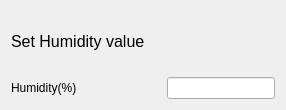
            <widget class="QWidget" name="tab_DHT260_set_humidity">
             <attribute name="title">
              <string>Set humidity</string>
             </attribute>
             <layout class="QFormLayout" name="formLayout_42">
              <item row="0" column="0" colspan="2">
               <widget class="QLabel" name="label_138">
                <property name="minimumSize">
                 <size>
                  <width>0</width>
                  <height>60</height>
                 </size>
                </property>
                <property name="font">
                 <font>
                  <family>Arial</family>
                  <pointsize>12</pointsize>
                  <weight>50</weight>
                  <italic>false</italic>
                  <bold>false</bold>
                 </font>
                </property>
                <property name="styleSheet">
                 <string notr="true">font: 12pt &quot;Arial&quot;;</string>
                </property>
                <property name="text">
                 <string>Set Humidity value</string>
                </property>
               </widget>
              </item>
              <item row="1" column="0">
               <widget class="QLabel" name="label_139">
                <property name="minimumSize">
                 <size>
                  <width>150</width>
                  <height>0</height>
                 </size>
                </property>
                <property name="maximumSize">
                 <size>
                  <width>200</width>
                  <height>16777215</height>
                 </size>
                </property>
                <property name="text">
                 <string>Humidity(%)</string>
                </property>
               </widget>
              </item>
              <item row="1" column="1">
               <widget class="QLineEdit" name="lineEdit_DHT260_set_humidity_humidity"/>
              </item>
             </layout>
            </widget>
